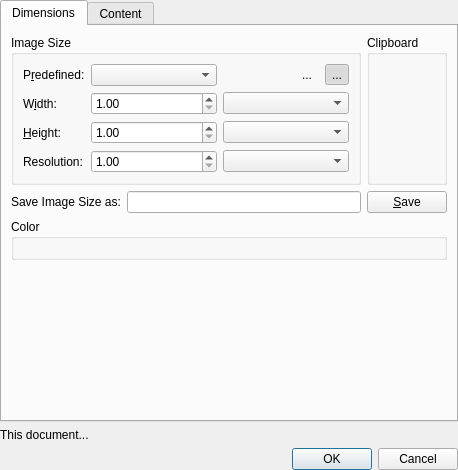
<?xml version="1.0" encoding="UTF-8"?>
<ui version="4.0">
 <author>
    SPDX-FileCopyrightText: none
    SPDX-License-Identifier: GPL-3.0-or-later
  </author>
 <class>WdgNewImage</class>
 <widget class="QWidget" name="WdgNewImage">
  <property name="geometry">
   <rect>
    <x>0</x>
    <y>0</y>
    <width>458</width>
    <height>447</height>
   </rect>
  </property>
  <property name="windowTitle">
   <string>New Image</string>
  </property>
  <layout class="QVBoxLayout" name="verticalLayout">
   <property name="leftMargin">
    <number>0</number>
   </property>
   <property name="topMargin">
    <number>0</number>
   </property>
   <property name="rightMargin">
    <number>0</number>
   </property>
   <property name="bottomMargin">
    <number>0</number>
   </property>
   <item>
    <widget class="QTabWidget" name="tabWidget">
     <property name="sizePolicy">
      <sizepolicy hsizetype="Expanding" vsizetype="Minimum">
       <horstretch>0</horstretch>
       <verstretch>0</verstretch>
      </sizepolicy>
     </property>
     <property name="currentIndex">
      <number>0</number>
     </property>
     <widget class="QWidget" name="tab">
      <attribute name="title">
       <string>Dimensions</string>
      </attribute>
      <layout class="QFormLayout" name="formLayout_4">
       <item row="0" column="0" colspan="2">
        <layout class="QHBoxLayout" name="horizontalLayout_3">
         <item>
          <widget class="QGroupBox" name="grpImage">
           <property name="title">
            <string>Image Size</string>
           </property>
           <layout class="QFormLayout" name="formLayout_3">
            <item row="0" column="0">
             <widget class="QLabel" name="label_2">
              <property name="text">
               <string>P&amp;redefined:</string>
              </property>
              <property name="buddy">
               <cstring>cmbPredefined</cstring>
              </property>
             </widget>
            </item>
            <item row="1" column="0">
             <widget class="QLabel" name="lblWidth">
              <property name="text">
               <string>W&amp;idth:</string>
              </property>
              <property name="buddy">
               <cstring>doubleWidth</cstring>
              </property>
             </widget>
            </item>
            <item row="1" column="1">
             <widget class="QWidget" name="widget" native="true">
              <layout class="QGridLayout" name="gridLayout_6" columnstretch="1,1">
               <property name="leftMargin">
                <number>0</number>
               </property>
               <property name="topMargin">
                <number>0</number>
               </property>
               <property name="rightMargin">
                <number>0</number>
               </property>
               <property name="bottomMargin">
                <number>0</number>
               </property>
               <item row="0" column="0">
                <widget class="KisDoubleParseSpinBox" name="doubleWidth">
                 <property name="minimum">
                  <double>1.000000000000000</double>
                 </property>
                 <property name="maximum">
                  <double>100000000.000000000000000</double>
                 </property>
                </widget>
               </item>
               <item row="0" column="1">
                <widget class="QComboBox" name="cmbWidthUnit">
                 <property name="sizePolicy">
                  <sizepolicy hsizetype="Minimum" vsizetype="Fixed">
                   <horstretch>0</horstretch>
                   <verstretch>0</verstretch>
                  </sizepolicy>
                 </property>
                </widget>
               </item>
              </layout>
             </widget>
            </item>
            <item row="2" column="0">
             <widget class="QLabel" name="lblHeight">
              <property name="text">
               <string>&amp;Height:</string>
              </property>
              <property name="buddy">
               <cstring>doubleHeight</cstring>
              </property>
             </widget>
            </item>
            <item row="3" column="0">
             <widget class="QLabel" name="lblResolution">
              <property name="text">
               <string>Resolution:</string>
              </property>
              <property name="buddy">
               <cstring>doubleResolution</cstring>
              </property>
             </widget>
            </item>
            <item row="2" column="1">
             <widget class="QWidget" name="widget_2" native="true">
              <layout class="QGridLayout" name="gridLayout_3" columnstretch="1,1">
               <property name="leftMargin">
                <number>0</number>
               </property>
               <property name="topMargin">
                <number>0</number>
               </property>
               <property name="rightMargin">
                <number>0</number>
               </property>
               <property name="bottomMargin">
                <number>0</number>
               </property>
               <item row="0" column="0">
                <widget class="KisDoubleParseSpinBox" name="doubleHeight">
                 <property name="minimum">
                  <double>1.000000000000000</double>
                 </property>
                 <property name="maximum">
                  <double>100000000.000000000000000</double>
                 </property>
                </widget>
               </item>
               <item row="0" column="1">
                <widget class="QComboBox" name="cmbHeightUnit">
                 <property name="sizePolicy">
                  <sizepolicy hsizetype="Minimum" vsizetype="Fixed">
                   <horstretch>0</horstretch>
                   <verstretch>0</verstretch>
                  </sizepolicy>
                 </property>
                </widget>
               </item>
              </layout>
             </widget>
            </item>
            <item row="3" column="1">
             <widget class="QWidget" name="widget_3" native="true">
              <layout class="QGridLayout" name="gridLayout_4" columnstretch="1,1">
               <property name="leftMargin">
                <number>0</number>
               </property>
               <property name="topMargin">
                <number>0</number>
               </property>
               <property name="rightMargin">
                <number>0</number>
               </property>
               <property name="bottomMargin">
                <number>0</number>
               </property>
               <item row="0" column="0">
                <widget class="KisDoubleParseSpinBox" name="doubleResolution">
                 <property name="minimum">
                  <double>1.000000000000000</double>
                 </property>
                 <property name="maximum">
                  <double>100000000.000000000000000</double>
                 </property>
                </widget>
               </item>
               <item row="0" column="1">
                <widget class="QComboBox" name="cmbResolutionUnit">
                 <property name="sizePolicy">
                  <sizepolicy hsizetype="Minimum" vsizetype="Fixed">
                   <horstretch>0</horstretch>
                   <verstretch>0</verstretch>
                  </sizepolicy>
                 </property>
                </widget>
               </item>
              </layout>
             </widget>
            </item>
            <item row="0" column="1">
             <widget class="QWidget" name="widget_4" native="true">
              <layout class="QGridLayout" name="gridLayout_5" columnstretch="1,1">
               <property name="leftMargin">
                <number>0</number>
               </property>
               <property name="topMargin">
                <number>0</number>
               </property>
               <property name="rightMargin">
                <number>0</number>
               </property>
               <property name="bottomMargin">
                <number>0</number>
               </property>
               <item row="0" column="0">
                <widget class="QComboBox" name="cmbPredefined">
                 <property name="sizePolicy">
                  <sizepolicy hsizetype="Minimum" vsizetype="Fixed">
                   <horstretch>0</horstretch>
                   <verstretch>0</verstretch>
                  </sizepolicy>
                 </property>
                 <property name="sizeAdjustPolicy">
                  <enum>QComboBox::AdjustToContents</enum>
                 </property>
                </widget>
               </item>
               <item row="0" column="1">
                <widget class="QWidget" name="widget_5" native="true">
                 <layout class="QHBoxLayout" name="horizontalLayout">
                  <property name="leftMargin">
                   <number>0</number>
                  </property>
                  <property name="topMargin">
                   <number>0</number>
                  </property>
                  <property name="rightMargin">
                   <number>0</number>
                  </property>
                  <property name="bottomMargin">
                   <number>0</number>
                  </property>
                  <item>
                   <spacer name="horizontalSpacer">
                    <property name="orientation">
                     <enum>Qt::Horizontal</enum>
                    </property>
                    <property name="sizeHint" stdset="0">
                     <size>
                      <width>0</width>
                      <height>0</height>
                     </size>
                    </property>
                   </spacer>
                  </item>
                  <item>
                   <widget class="QToolButton" name="bnLandscape">
                    <property name="toolTip">
                     <string>Landscape</string>
                    </property>
                    <property name="text">
                     <string>...</string>
                    </property>
                    <property name="checkable">
                     <bool>true</bool>
                    </property>
                    <property name="autoExclusive">
                     <bool>true</bool>
                    </property>
                    <property name="autoRaise">
                     <bool>true</bool>
                    </property>
                   </widget>
                  </item>
                  <item>
                   <widget class="QToolButton" name="bnPortrait">
                    <property name="toolTip">
                     <string>Portrait</string>
                    </property>
                    <property name="text">
                     <string>...</string>
                    </property>
                    <property name="checkable">
                     <bool>true</bool>
                    </property>
                    <property name="checked">
                     <bool>true</bool>
                    </property>
                    <property name="autoExclusive">
                     <bool>true</bool>
                    </property>
                    <property name="autoRaise">
                     <bool>true</bool>
                    </property>
                   </widget>
                  </item>
                 </layout>
                </widget>
               </item>
              </layout>
             </widget>
            </item>
           </layout>
          </widget>
         </item>
         <item>
          <widget class="QGroupBox" name="grpClipboard">
           <property name="title">
            <string>Clipboard</string>
           </property>
           <layout class="QVBoxLayout" name="verticalLayout_2">
            <item>
             <widget class="QLabel" name="lblPreview">
              <property name="baseSize">
               <size>
                <width>250</width>
                <height>250</height>
               </size>
              </property>
              <property name="alignment">
               <set>Qt::AlignHCenter|Qt::AlignTop</set>
              </property>
             </widget>
            </item>
           </layout>
          </widget>
         </item>
        </layout>
       </item>
       <item row="1" column="0">
        <widget class="QLabel" name="label_3">
         <property name="text">
          <string>Save Image Size as:</string>
         </property>
         <property name="buddy">
          <cstring>txtPredefinedName</cstring>
         </property>
        </widget>
       </item>
       <item row="2" column="0" colspan="2">
        <widget class="QGroupBox" name="grpMode">
         <property name="title">
          <string comment="Label of Color as color space in Create New Image dialogue">Color</string>
         </property>
         <layout class="QVBoxLayout">
          <item>
           <widget class="KisColorSpaceSelector" name="colorSpaceSelector" native="true">
            <property name="sizePolicy">
             <sizepolicy hsizetype="Preferred" vsizetype="Preferred">
              <horstretch>0</horstretch>
              <verstretch>0</verstretch>
             </sizepolicy>
            </property>
            <property name="minimumSize">
             <size>
              <width>0</width>
              <height>0</height>
             </size>
            </property>
           </widget>
          </item>
         </layout>
        </widget>
       </item>
       <item row="1" column="1">
        <widget class="QWidget" name="widget_6" native="true">
         <layout class="QGridLayout" name="gridLayout">
          <property name="leftMargin">
           <number>0</number>
          </property>
          <property name="topMargin">
           <number>0</number>
          </property>
          <property name="rightMargin">
           <number>0</number>
          </property>
          <property name="bottomMargin">
           <number>0</number>
          </property>
          <item row="0" column="0">
           <widget class="QLineEdit" name="txtPredefinedName">
            <property name="sizePolicy">
             <sizepolicy hsizetype="MinimumExpanding" vsizetype="Fixed">
              <horstretch>0</horstretch>
              <verstretch>0</verstretch>
             </sizepolicy>
            </property>
           </widget>
          </item>
          <item row="0" column="1">
           <widget class="QPushButton" name="bnSaveAsPredefined">
            <property name="sizePolicy">
             <sizepolicy hsizetype="Preferred" vsizetype="Fixed">
              <horstretch>0</horstretch>
              <verstretch>0</verstretch>
             </sizepolicy>
            </property>
            <property name="toolTip">
             <string>Save the current dimensions</string>
            </property>
            <property name="text">
             <string>&amp;Save</string>
            </property>
           </widget>
          </item>
         </layout>
        </widget>
       </item>
      </layout>
     </widget>
     <widget class="QWidget" name="tab_2">
      <attribute name="title">
       <string>Content</string>
      </attribute>
      <layout class="QFormLayout" name="formLayout">
       <item row="0" column="0">
        <widget class="QLabel" name="lblName">
         <property name="text">
          <string>&amp;Name:</string>
         </property>
         <property name="buddy">
          <cstring>txtName</cstring>
         </property>
        </widget>
       </item>
       <item row="0" column="1">
        <widget class="QLineEdit" name="txtName">
         <property name="sizePolicy">
          <sizepolicy hsizetype="Preferred" vsizetype="Fixed">
           <horstretch>0</horstretch>
           <verstretch>0</verstretch>
          </sizepolicy>
         </property>
         <property name="toolTip">
          <string/>
         </property>
         <property name="text">
          <string>untitled-1</string>
         </property>
        </widget>
       </item>
       <item row="1" column="0">
        <widget class="QLabel" name="label_4">
         <property name="text">
          <string>Layers:</string>
         </property>
        </widget>
       </item>
       <item row="1" column="1">
        <widget class="KisIntParseSpinBox" name="intNumLayers">
         <property name="sizePolicy">
          <sizepolicy hsizetype="Preferred" vsizetype="Fixed">
           <horstretch>0</horstretch>
           <verstretch>0</verstretch>
          </sizepolicy>
         </property>
         <property name="minimumSize">
          <size>
           <width>0</width>
           <height>0</height>
          </size>
         </property>
         <property name="toolTip">
          <string>Number of layers that the image will start with, including optional background layer.</string>
         </property>
         <property name="minimum">
          <number>1</number>
         </property>
         <property name="maximum">
          <number>200</number>
         </property>
         <property name="value">
          <number>2</number>
         </property>
        </widget>
       </item>
       <item row="2" column="0">
        <widget class="QLabel" name="lblColor">
         <property name="text">
          <string>Bac&amp;kground Color:</string>
         </property>
         <property name="buddy">
          <cstring>cmbColor</cstring>
         </property>
        </widget>
       </item>
       <item row="2" column="1">
        <widget class="KisColorButton" name="cmbColor">
         <property name="sizePolicy">
          <sizepolicy hsizetype="Preferred" vsizetype="Fixed">
           <horstretch>0</horstretch>
           <verstretch>0</verstretch>
          </sizepolicy>
         </property>
         <property name="minimumSize">
          <size>
           <width>50</width>
           <height>0</height>
          </size>
         </property>
         <property name="toolTip">
          <string/>
         </property>
        </widget>
       </item>
       <item row="3" column="0">
        <widget class="QLabel" name="lblOpacity">
         <property name="text">
          <string>Background Opacity:</string>
         </property>
         <property name="buddy">
          <cstring>sliderOpacity</cstring>
         </property>
        </widget>
       </item>
       <item row="3" column="1">
        <widget class="KisDoubleSliderSpinBox" name="sliderOpacity"/>
       </item>
       <item row="4" column="0" colspan="2">
        <widget class="QGroupBox" name="grpBackground">
         <property name="sizePolicy">
          <sizepolicy hsizetype="Minimum" vsizetype="Minimum">
           <horstretch>0</horstretch>
           <verstretch>0</verstretch>
          </sizepolicy>
         </property>
         <property name="title">
          <string>Background:</string>
         </property>
         <layout class="QFormLayout" name="formLayout_2">
          <item row="0" column="0" colspan="2">
           <widget class="QRadioButton" name="radioBackgroundAsRaster">
            <property name="sizePolicy">
             <sizepolicy hsizetype="Preferred" vsizetype="Fixed">
              <horstretch>0</horstretch>
              <verstretch>0</verstretch>
             </sizepolicy>
            </property>
            <property name="toolTip">
             <string>Use background color and opacity to create a background raster layer.</string>
            </property>
            <property name="text">
             <string>As &amp;raster layer</string>
            </property>
           </widget>
          </item>
          <item row="1" column="0" colspan="2">
           <widget class="QRadioButton" name="radioBackgroundAsProjection">
            <property name="sizePolicy">
             <sizepolicy hsizetype="Preferred" vsizetype="Fixed">
              <horstretch>0</horstretch>
              <verstretch>0</verstretch>
             </sizepolicy>
            </property>
            <property name="toolTip">
             <string>Use background color and opacity as the base canvas color. This can be reconfigured in `Image &gt; Properties.`</string>
            </property>
            <property name="text">
             <string>As can&amp;vas color</string>
            </property>
           </widget>
          </item>
          <item row="2" column="0" colspan="2">
           <widget class="QRadioButton" name="radioBackgroundAsFill">
            <property name="sizePolicy">
             <sizepolicy hsizetype="Preferred" vsizetype="Fixed">
              <horstretch>0</horstretch>
              <verstretch>0</verstretch>
             </sizepolicy>
            </property>
            <property name="toolTip">
             <string>Use background color and opacity to create a background fill layer. The color for this layer can be reconfigured in the layer's properties.</string>
            </property>
            <property name="text">
             <string>As fill la&amp;yer</string>
            </property>
           </widget>
          </item>
         </layout>
        </widget>
       </item>
       <item row="5" column="0" colspan="2">
        <widget class="QGroupBox" name="grpDescription">
         <property name="title">
          <string>Description:</string>
         </property>
         <layout class="QFormLayout" name="formLayout_5">
          <item row="0" column="0" colspan="2">
           <widget class="QTextEdit" name="txtDescription">
            <property name="sizePolicy">
             <sizepolicy hsizetype="Preferred" vsizetype="Expanding">
              <horstretch>0</horstretch>
              <verstretch>0</verstretch>
             </sizepolicy>
            </property>
            <property name="maximumSize">
             <size>
              <width>16777215</width>
              <height>100</height>
             </size>
            </property>
           </widget>
          </item>
         </layout>
        </widget>
       </item>
      </layout>
      <zorder>label_4</zorder>
      <zorder>intNumLayers</zorder>
      <zorder>sliderOpacity</zorder>
      <zorder>lblColor</zorder>
      <zorder>cmbColor</zorder>
      <zorder>lblOpacity</zorder>
      <zorder>lblName</zorder>
      <zorder>txtName</zorder>
      <zorder>grpBackground</zorder>
      <zorder>grpDescription</zorder>
     </widget>
    </widget>
   </item>
   <item>
    <spacer name="verticalSpacer">
     <property name="orientation">
      <enum>Qt::Vertical</enum>
     </property>
     <property name="sizeType">
      <enum>QSizePolicy::Expanding</enum>
     </property>
     <property name="sizeHint" stdset="0">
      <size>
       <width>10</width>
       <height>10</height>
      </size>
     </property>
    </spacer>
   </item>
   <item>
    <widget class="QLabel" name="lblDocumentInfo">
     <property name="text">
      <string>This document...</string>
     </property>
     <property name="wordWrap">
      <bool>true</bool>
     </property>
    </widget>
   </item>
   <item>
    <widget class="QDialogButtonBox" name="newDialogConfirmationButtonBox">
     <property name="standardButtons">
      <set>QDialogButtonBox::Cancel|QDialogButtonBox::Ok</set>
     </property>
    </widget>
   </item>
  </layout>
 </widget>
 <customwidgets>
  <customwidget>
   <class>KisColorButton</class>
   <extends>QPushButton</extends>
   <header>kis_color_button.h</header>
  </customwidget>
  <customwidget>
   <class>KisColorSpaceSelector</class>
   <extends>QWidget</extends>
   <header>widgets/kis_color_space_selector.h</header>
   <container>1</container>
  </customwidget>
  <customwidget>
   <class>KisIntParseSpinBox</class>
   <extends>QSpinBox</extends>
   <header>kis_int_parse_spin_box.h</header>
  </customwidget>
  <customwidget>
   <class>KisDoubleParseSpinBox</class>
   <extends>QDoubleSpinBox</extends>
   <header>kis_double_parse_spin_box.h</header>
  </customwidget>
  <customwidget>
   <class>KisDoubleSliderSpinBox</class>
   <extends>KisDoubleParseSpinBox</extends>
   <header location="global">kis_slider_spin_box.h</header>
   <container>1</container>
  </customwidget>
 </customwidgets>
 <tabstops>
  <tabstop>tabWidget</tabstop>
  <tabstop>cmbPredefined</tabstop>
  <tabstop>bnLandscape</tabstop>
  <tabstop>bnPortrait</tabstop>
  <tabstop>doubleWidth</tabstop>
  <tabstop>cmbWidthUnit</tabstop>
  <tabstop>doubleHeight</tabstop>
  <tabstop>cmbHeightUnit</tabstop>
  <tabstop>doubleResolution</tabstop>
  <tabstop>cmbResolutionUnit</tabstop>
  <tabstop>txtPredefinedName</tabstop>
  <tabstop>bnSaveAsPredefined</tabstop>
  <tabstop>txtName</tabstop>
  <tabstop>intNumLayers</tabstop>
  <tabstop>cmbColor</tabstop>
  <tabstop>sliderOpacity</tabstop>
  <tabstop>radioBackgroundAsRaster</tabstop>
  <tabstop>radioBackgroundAsProjection</tabstop>
  <tabstop>radioBackgroundAsFill</tabstop>
  <tabstop>txtDescription</tabstop>
 </tabstops>
 <resources/>
 <connections/>
</ui>
